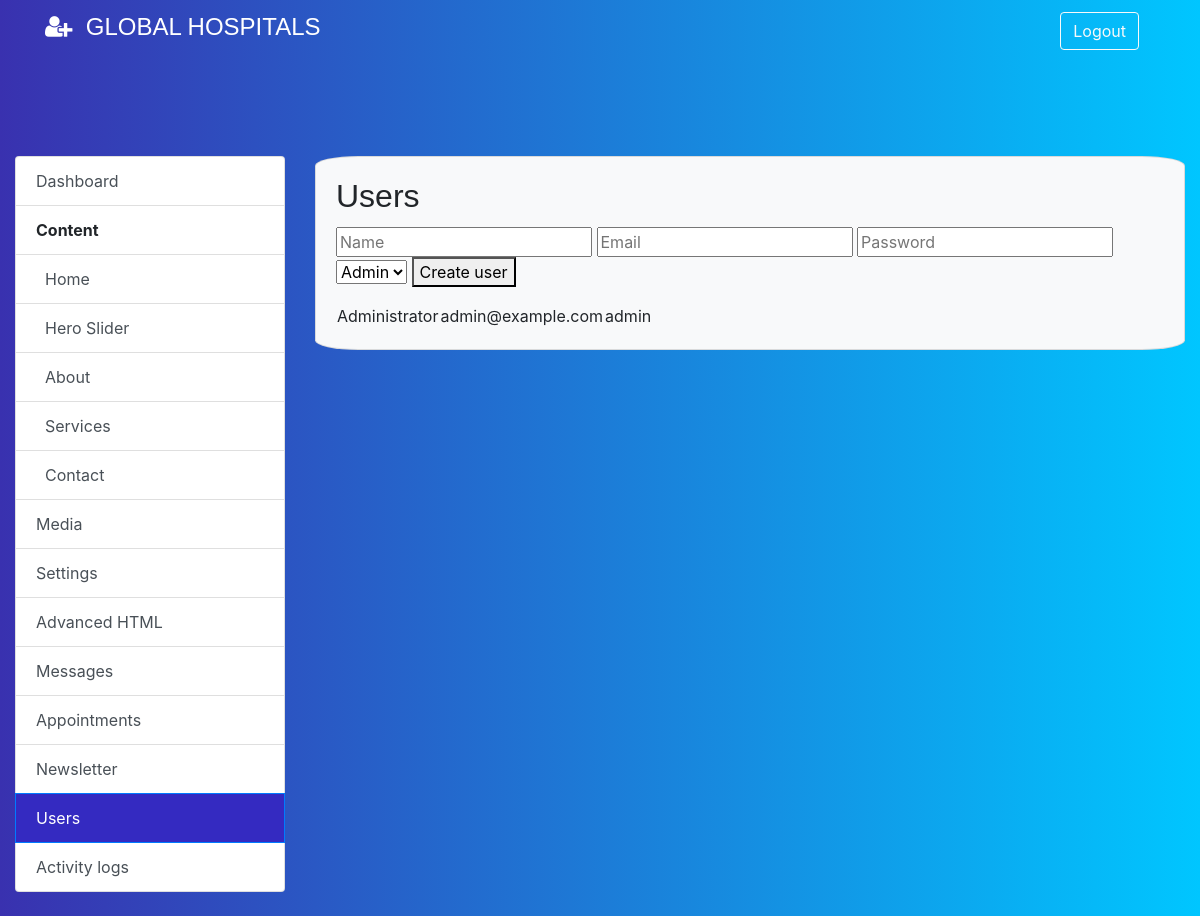
Page /admin.php?action=users (signed in) on the committed database.
### tables this page shows
CREATE TABLE users (
  id INT UNSIGNED AUTO_INCREMENT PRIMARY KEY,
  role_id INT UNSIGNED NOT NULL,
  name VARCHAR(120) NOT NULL,
  email VARCHAR(190) NOT NULL UNIQUE,
  password_hash VARCHAR(255) NOT NULL,
  remember_token VARCHAR(120) NULL,
  created_at TIMESTAMP DEFAULT CURRENT_TIMESTAMP,
  updated_at TIMESTAMP NULL DEFAULT NULL ON UPDATE CURRENT_TIMESTAMP,
  FOREIGN KEY (role_id) REFERENCES roles(id)
);

CREATE TABLE roles (
  id INT UNSIGNED AUTO_INCREMENT PRIMARY KEY,
  name VARCHAR(50) NOT NULL UNIQUE,
  created_at TIMESTAMP DEFAULT CURRENT_TIMESTAMP
);

### admin/index.php (called while the page is built, shortened)
<?php
$action = $_GET['action'] ?? 'dashboard';
function admin_view(string $title, string $body): void
{
    require dirname(__DIR__) . '/app/Views/admin/layout.php';
}
$db = Database::pdo();
match ($action) {
    'cms-home' => require dirname(__DIR__) . '/app/Views/admin/cms_home.php',
    'hero-slider' => require dirname(__DIR__) . '/app/Views/admin/hero_slider.php',
    'cms-about' => require dirname(__DIR__) . '/app/Views/admin/cms_about.php',
    'cms-services' => require dirname(__DIR__) . '/app/Views/admin/cms_services.php',
    'cms-contact' => require dirname(__DIR__) . '/app/Views/admin/cms_contact.php',
    'pages' => require dirname(__DIR__) . '/app/Views/admin/pages.php',
    'settings' => require dirname(__DIR__) . '/app/Views/admin/settings.php',
    'media' => require dirname(__DIR__) . '/app/Views/admin/media.php',
    'messages' => require dirname(__DIR__) . '/app/Views/admin/messages.php',
    'appointments' => require dirname(__DIR__) . '/app/Views/admin/appointments.php',
    'newsletter' => require dirname(__DIR__) . '/app/Views/admin/newsletter.php',
    'users' => require dirname(__DIR__) . '/app/Views/admin/users.php',
    'activity' => require dirname(__DIR__) . '/app/Views/admin/activity.php',
    default => require dirname(__DIR__) . '/app/Views/admin/dashboard.php',
};

### public/admin.php (called while the page is built, shortened)
<?php
require dirname(__DIR__) . '/admin/index.php';

### app/bootstrap.php (called while the page is built, shortened)
<?php
spl_autoload_register(static function (string $class): void {
    $prefix = 'App\\';
    $file = __DIR__ . '/' . str_replace('\\', '/', substr($class, strlen($prefix))) . '.php';
});

### app/Helpers/Url.php (called while the page is built, shortened)
<?php
final class Url
{
    public static function publicBase(): string
    {
        $script = str_replace('\\', '/', $_SERVER['SCRIPT_NAME'] ?? '');
        $publicPos = strpos($script, '/public/');
        return rtrim(str_replace(['/admin.php', '/index.php'], '', $script), '/');
    }
    public static function admin(string $query = ''): string
    {
        $url = self::publicBase() . '/admin.php';
        return $query === '' ? $url : $url . '?' . ltrim($query, '?');
    }
}

### app/Helpers/Security.php (called while the page is built, shortened)
<?php
final class Security
{
    public static function e(mixed $value): string
    {
        return htmlspecialchars((string) $value, ENT_QUOTES | ENT_SUBSTITUTE, 'UTF-8');
    }
}

### app/Views/admin/users.php (the view, shortened to what this page needs)
<?php use App\Helpers\Security; use App\Helpers\Url; $users = $db->query('SELECT users.*, roles.name role_name FROM users JOIN roles ON roles.id = users.role_id ORDER BY users.id DESC')->fetchAll(); ?>
<form method="post" action="<?= Security::e(Url::admin('action=save-user')) ?>" class="panel stack">
  <input name="name" required placeholder="Name">
  <input name="email" type="email" required placeholder="Email">
  <input name="password" type="password" required placeholder="Password">
  <select name="role_id"><option value="1">Admin</option><option value="2">Editor</option></select>
  <button>Create user</button>
</form>
<div class="table-wrap" style="margin-top:16px"><table><?php foreach ($users as $row): ?><tr><td><?= Security::e($row['name']) ?></td><td><?= Security::e($row['email']) ?></td><td><?= Security::e($row['role_name']) ?></td></tr><?php endforeach; ?></table></div>

### public/admin/assets/hms-style.css (style rules this page uses)
body { background: -webkit-linear-gradient(left, #3931af, #00c6ff); background-size: cover; }

### rows in the picture
users: name "Administrator", email "admin@example.com", role.name "admin"

### other values in the picture
Security::e($title) "Users"
